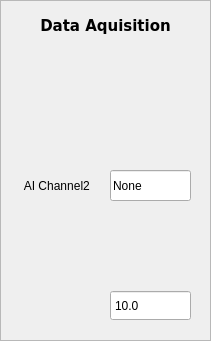
   <widget class="QFrame" name="frame_5">
    <property name="geometry">
     <rect>
      <x>30</x>
      <y>130</y>
      <width>211</width>
      <height>341</height>
     </rect>
    </property>
    <property name="frameShape">
     <enum>QFrame::StyledPanel</enum>
    </property>
    <property name="frameShadow">
     <enum>QFrame::Sunken</enum>
    </property>
    <widget class="QDoubleSpinBox" name="ai_limit_box">
     <property name="geometry">
      <rect>
       <x>110</x>
       <y>290</y>
       <width>81</width>
       <height>31</height>
      </rect>
     </property>
     <property name="toolTip">
      <string>Limits of oscilloscope</string>
     </property>
     <property name="buttonSymbols">
      <enum>QAbstractSpinBox::NoButtons</enum>
     </property>
     <property name="decimals">
      <number>1</number>
     </property>
     <property name="minimum">
      <double>0.100000000000000</double>
     </property>
     <property name="maximum">
      <double>10.000000000000000</double>
     </property>
     <property name="value">
      <double>10.000000000000000</double>
     </property>
    </widget>
    <widget class="QLabel" name="label_18">
     <property name="geometry">
      <rect>
       <x>0</x>
       <y>10</y>
       <width>211</width>
       <height>31</height>
      </rect>
     </property>
     <property name="font">
      <font>
       <family>Verdana</family>
       <pointsize>11</pointsize>
       <weight>75</weight>
       <bold>true</bold>
      </font>
     </property>
     <property name="text">
      <string>Data Aquisition</string>
     </property>
     <property name="alignment">
      <set>Qt::AlignCenter</set>
     </property>
    </widget>
    <widget class="QLabel" name="label_15">
     <property name="geometry">
      <rect>
       <x>0</x>
       <y>170</y>
       <width>111</width>
       <height>31</height>
      </rect>
     </property>
     <property name="toolTip">
      <string>Second analog input channel.
Only use if reading from two channels</string>
     </property>
     <property name="text">
      <string> AI Channel2</string>
     </property>
     <property name="alignment">
      <set>Qt::AlignCenter</set>
     </property>
    </widget>
    <widget class="QLineEdit" name="ai_channel2_box">
     <property name="geometry">
      <rect>
       <x>110</x>
       <y>170</y>
       <width>81</width>
       <height>31</height>
      </rect>
     </property>
     <property name="toolTip">
      <string>Second analog input channel.
Only use if reading from two channels</string>
     </property>
     <property name="text">
      <string>None</string>
     </property>
    </widget>
   </widget>
